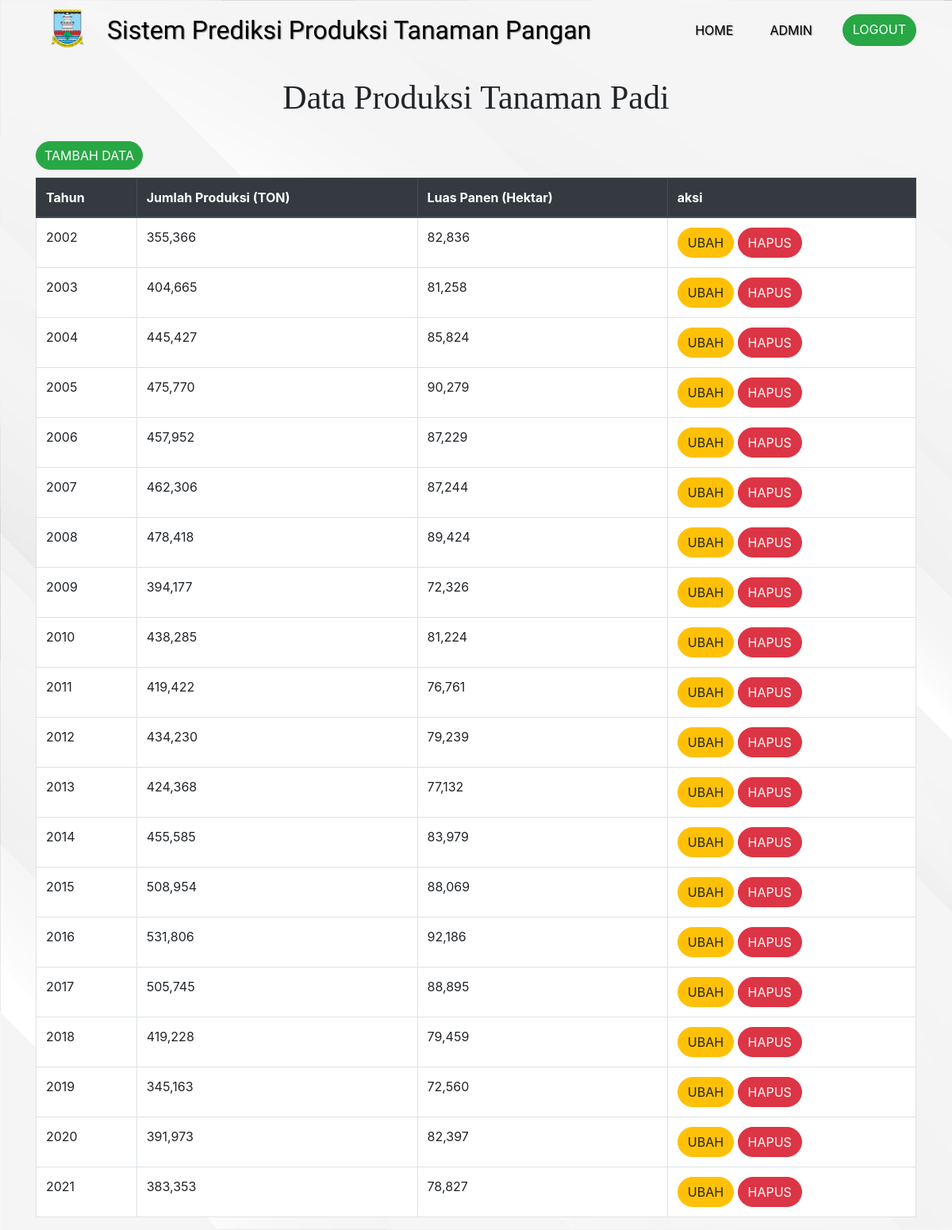
Screenshot of /admin/padi/padi.php (signed in) with the database file from the repository.
### tables this page shows
CREATE TABLE `padi` (
  `id_padi` int(11) NOT NULL,
  `tahun` int(50) NOT NULL,
  `produksi` int(200) NOT NULL,
  `LuasPanen` varchar(200) NOT NULL
);

### function/functions.php (called while the page is built, shortened)
<?php
$conn = mysqli_connect("localhost", "root", "", "prediksi2.0");
function query($query)
{
    global $conn;
    $result = mysqli_query($conn, $query);
    $rows = [];
    while ($row = mysqli_fetch_assoc($result)) {
        $rows[] = $row;
    }
    return $rows;
}

### admin/padi/padi.php (the view, shortened to what this page needs)
<?php
require '../../function/functions.php';
$data = query("SELECT * FROM padi ORDER BY tahun");
?>
<!doctype html>
<html lang="en">
<head>
    <link rel="stylesheet" href="../../bootstrap/css/bootstrap.min.css">
    <link rel="stylesheet" href="../css/data.css">
</head>
<body>
    <nav class="navbar navbar-expand-lg navbar-light">
        <div class="container">
            <img src="../../logodinaskabserang/Serang.png" alt="logo">
            <a class="navbar-brand" href="">Sistem Prediksi Produksi Tanaman Pangan</a>
            <div class="collapse navbar-collapse" id="navbarNavAltMarkup">
                <div class="navbar-nav ml-auto">
                    <a class="nav-item nav-link active" href="../admin-page.php">Home</a>
                    <a class="nav-item nav-link" href="../dataadmin.php">admin</a>
                    <a class="nav-item btn btn-success tombol" href="../logout.php">logout</a>
                </div>
            </div>
        </div>
    </nav>
    <div class="container">
        <h1 class="header">data produksi tanaman padi</h1>
        <a class="nav-item btn btn-success add" href="tambah.php">tambah data</a>
        <table class="table table-bordered">
            <thead class="thead-dark">
                <tr>
                    <th scope="col">Tahun</th>
                    <th scope="col">Jumlah Produksi (TON)</th>
                    <th scope="col">Luas Panen (Hektar)</th>
                    <th scope="col">aksi</th>
                </tr>
            </thead>
            <tbody>
                <?php foreach ($data as $dt) : ?>
                    <tr>
                        <td><?= $dt["tahun"]; ?></td>
                        <td><?= number_format($dt["produksi"]); ?></td>
                        <td><?= number_format($dt["LuasPanen"]); ?></td>
                        <td><a class="btn btn-warning admin" href="ubah.php?id=<?= $dt["id_padi"]; ?>">ubah</a>
                            <a class="btn btn-danger admin" href="hapus.php?id=<?= $dt["id_padi"]; ?>">hapus</a>
                        </td>
                    </tr>
                <?php endforeach; ?>
            </tbody>
        </table>
    </div>
</body>
</html>

### admin/css/data.css (style rules this page uses)
body { background-image: url(../background/bgpage.jpg); background-size: cover; }
.navbar { position: relative; z-index: 1; }
.navbar-brand { font-family: viga; font-size: 16px; }
.navbar img { width: 50px; position: relative; }
.navbar .nav-link { text-align: center; }
.table { background-color: white; }
.table td { word-wrap: break-word; }
.tombol { text-transform: uppercase; border-radius: 40px; }
.admin { text-transform: uppercase; border-radius: 40px; font-size: 16px; margin-top: 10px; }
.add { text-transform: uppercase; border-radius: 40px; font-size: 16px; margin-right: 10px; padding: 5px 10px; margin-top: 10px; margin-bottom: 10px; }
.header { font-size: 42px; margin-top: 20px; text-align: center; text-transform: capitalize; font-family: poppins; margin-bottom: 20px; }
@media (min-width: 992px) { .navbar { padding-bottom: 10px; } }
@media (min-width: 992px) { .navbar-brand { font-size: 32px; } }
@media (min-width: 992px) { .navbar-brand, .nav-link { color: rgb(0, 0, 0) !important; text-shadow: 1px 1px 1px rgba(105, 105, 105, 0.7); } }
@media (min-width: 992px) { .navbar img { width: 80px; position: relative; bottom: 2px; margin-right: 10px; } }
@media (min-width: 992px) { .nav-link { text-transform: uppercase; margin-right: 30px; } }
@media (min-width: 992px) { .admin { margin-top: 0 !important; } }

### rows the page displays
padi: tahun "2002", produksi "355,366", LuasPanen "82,836"
padi: tahun "2003", produksi "404,665", LuasPanen "81,258"
padi: tahun "2004", produksi "445,427", LuasPanen "85,824"
padi: tahun "2005", produksi "475,770", LuasPanen "90,279"
padi: tahun "2006", produksi "457,952", LuasPanen "87,229"
padi: tahun "2007", produksi "462,306", LuasPanen "87,244"
padi: tahun "2008", produksi "478,418", LuasPanen "89,424"
padi: tahun "2009", produksi "394,177", LuasPanen "72,326"
padi: tahun "2010", produksi "438,285", LuasPanen "81,224"
padi: tahun "2011", produksi "419,422", LuasPanen "76,761"
padi: tahun "2012", produksi "434,230", LuasPanen "79,239"
padi: tahun "2013", produksi "424,368", LuasPanen "77,132"
padi: tahun "2014", produksi "455,585", LuasPanen "83,979"
padi: tahun "2015", produksi "508,954", LuasPanen "88,069"
padi: tahun "2016", produksi "531,806", LuasPanen "92,186"
padi: tahun "2017", produksi "505,745", LuasPanen "88,895"
padi: tahun "2018", produksi "419,228", LuasPanen "79,459"
padi: tahun "2019", produksi "345,163", LuasPanen "72,560"
padi: tahun "2020", produksi "391,973", LuasPanen "82,397"
padi: tahun "2021", produksi "383,353", LuasPanen "78,827"
